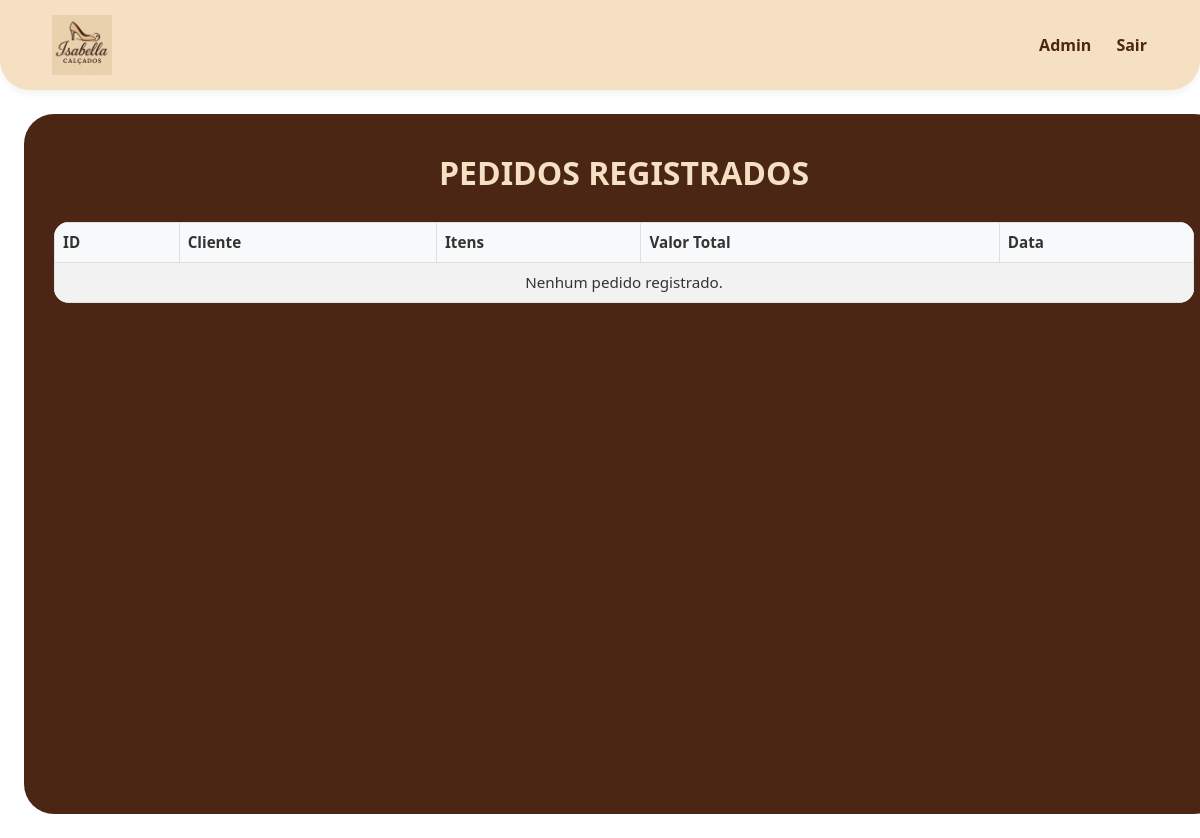
The app's page /pedidos/ (signed in), older data.
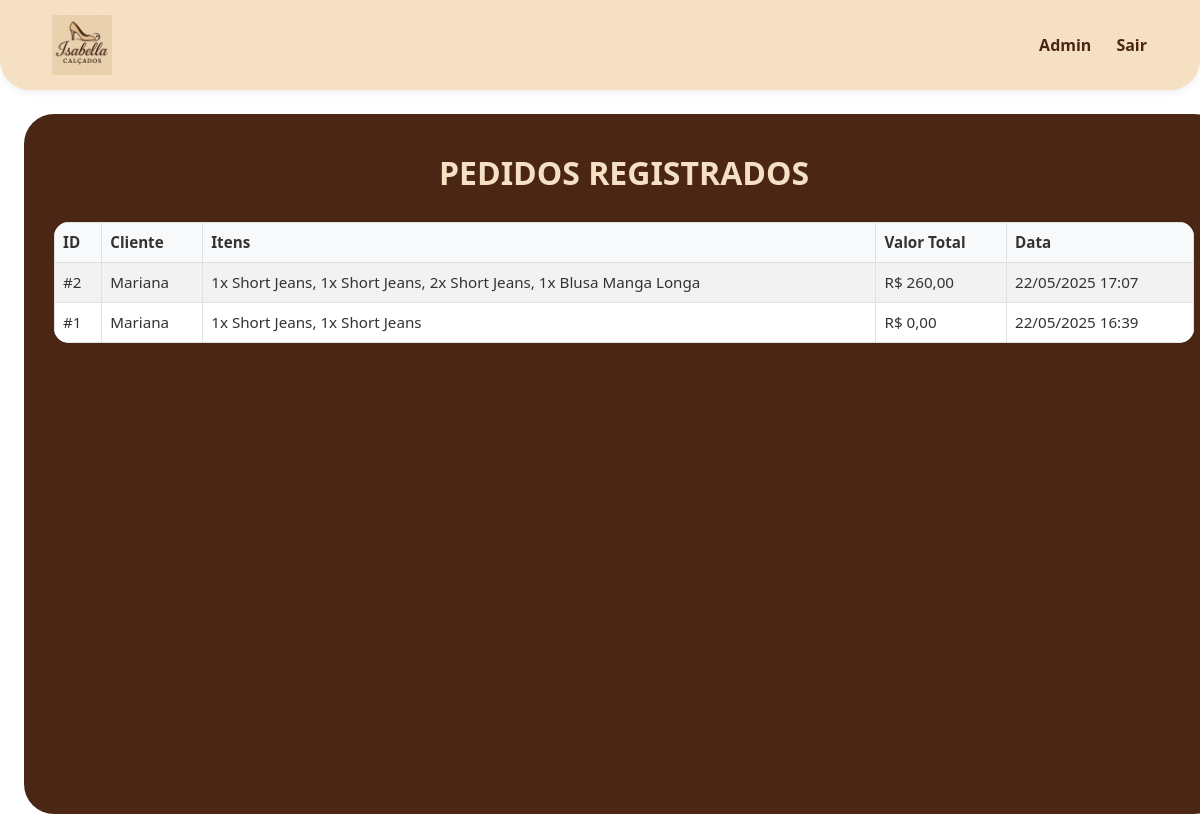
The same page, newer data.
### inventory/models.py (models this page shows, shortened)
class Venda(models.Model):
    cliente = models.ForeignKey('Cliente', on_delete=models.CASCADE)
    data_venda = models.DateTimeField(auto_now_add=True)
    def total(self):
        return sum(item.quantidade * item.preco_unitario for item in self.itens.all())

class Cliente(models.Model):
    nome = models.CharField(max_length=100)
    cpf = models.CharField(max_length=14, unique=True)
    email = models.EmailField(blank=True, null=True)
    telefone = models.CharField(max_length=20, blank=True, null=True)
    endereco = models.CharField(max_length=150, blank=True, null=True)
    cidade = models.CharField(max_length=50, blank=True, null=True)
    estado = models.CharField(max_length=2, blank=True, null=True)
    data_cadastro = models.DateTimeField(auto_now_add=True)

class ItemVenda(models.Model):
    venda = models.ForeignKey('Venda', on_delete=models.CASCADE, related_name='itens')
    item = models.ForeignKey('ItemInventario', on_delete=models.CASCADE)
    quantidade = models.PositiveIntegerField()
    preco_unitario = models.DecimalField(max_digits=10, decimal_places=2)

class ItemInventario(models.Model):
    nome = models.CharField(max_length=200)
    categoria = models.ForeignKey('Categoria', on_delete=models.SET_NULL, blank=True, null=True)
    quantidade = models.IntegerField()
    preco = models.DecimalField(max_digits=10, decimal_places=2, default=0.00)
    data_criacao = models.DateTimeField(auto_now_add=True)
    user = models.ForeignKey(User, on_delete=models.CASCADE)

### inventory/views.py (the view)
# urls.py: path('pedidos/', PaginaPedidos.as_view(), name='pagina_pedidos'),
class PaginaPedidos(LoginRequiredMixin, View):
    def get(self, request):
        pedidos = Venda.objects.select_related('cliente').prefetch_related('itens__item').order_by('-data_venda')
        return render(request, 'inventory/pedidos.html', {'pedidos': pedidos})

### inventory/templates/inventory/pedidos.html (shortened to what this page needs)
{% extends 'inventory/base.html' %}
{% load static %}
{% block content %}
<div class="pedidos-container">
    <h2 class="pedidos-title">PEDIDOS REGISTRADOS</h2>
    <div class="table-responsive">
        <table class="table pedidos-table table-striped table-bordered">
            <thead class="table-light">
                <tr>
                    <th>ID</th>
                    <th>Cliente</th>
                    <th>Itens</th>
                    <th>Valor Total</th>
                    <th>Data</th>
                </tr>
            </thead>
            <tbody>
                {% if pedidos %}
                    {% for pedido in pedidos %}
                    <tr>
                        <td>#{{ pedido.id }}</td>
                        <td>{{ pedido.cliente.nome }}</td>
                        <td>
                            {% for item in pedido.itens.all %}
                                {{ item.quantidade }}x {{ item.item.nome }}{% if not forloop.last %}, {% endif %}
                            {% endfor %}
                        </td>
                        <td>R$ {{ pedido.total|floatformat:2 }}</td>
                        <td>{{ pedido.data_venda|date:"d/m/Y H:i" }}</td>
                    </tr>
                    {% endfor %}
                {% else %}
                    <tr>
                        <td colspan="5" class="text-center">Nenhum pedido registrado.</td>
                    </tr>
                {% endif %}
            </tbody>
        </table>
    </div>
</div>
{% endblock %}

Row changes from the older to the newer data that the page shows:
added Venda: id "2", cliente.nome "Mariana", total "260,00", data_venda "22/05/2025 17:07"
added ItemVenda: quantidade "1", item.nome "Short Jeans", shown under "2"
added ItemVenda: quantidade "1", item.nome "Short Jeans", shown under "2"
added ItemVenda: quantidade "2", item.nome "Short Jeans"
added ItemVenda: quantidade "1", item.nome "Blusa Manga Longa", shown under "2"
added Venda: id "1", cliente.nome "Mariana", total "0,00", data_venda "22/05/2025 16:39"
added ItemVenda: quantidade "1", item.nome "Short Jeans"
added ItemVenda: quantidade "1", item.nome "Short Jeans"
Text that changed along with them:
text no longer shown: "Nenhum pedido registrado."
